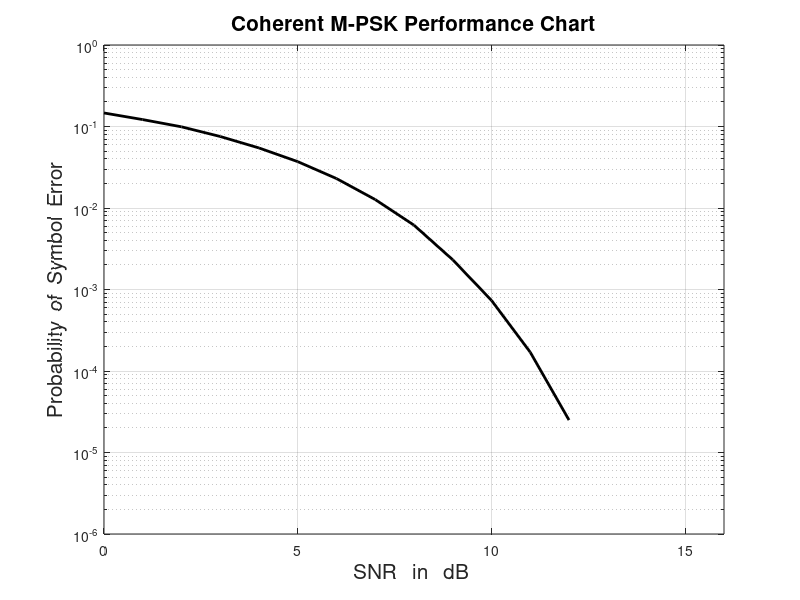

Source code (MATLAB):
% Performance evaluation of QPSK alone here
clear all;clc;tic;
Z=4; % Signifies the contellation size
noiter=100;  
len=1000;

SNR=0:1:16;  Es=1; No=Es./10.^(SNR/10);
codebook=(1/sqrt(2))*[-1-j -1+j 1-j 1+j];
% avgE=mean(abs(codebook).^2); % Average Energy of the constellation 

for loop=1:noiter,
      
    seq=randint(1,len,[1 Z]); % Mapping of Bits            
    TRANSseq=codebook(seq);

    % Generation of MPSK signal
    for i=1:length(No),
        % Noise generation
        noi=sqrt(1/2)*(randn(1,len)+j*randn(1,len));
        noise=sqrt(No(i))*noi;
        RECEIVEDseq=TRANSseq+noise;
        
    for k=1:len,
        [val pos]=min(abs(RECEIVEDseq(k)-codebook));
        decoded(k)=codebook(pos);
    end
    
    number=(decoded==TRANSseq); %Counting the errors. 
    pe(loop,i)=(len-sum(number))/len;
end

    fprintf('Finished %d Iteration for %d bits  in %f seconds  \n',loop,len,toc);
end

ensemble_avg=mean(pe/log2(Z));

figure,hnd=semilogy(SNR,ensemble_avg,'k-');grid;
set(hnd(1),'linewidth',2);
% set(hnd(2),'linewidth',2);
% legend('Theoretical','Practical');
axis([min(SNR) max(SNR) 10e-7 1]);

hnd=title('Coherent M-PSK Performance Chart');
set(hnd,'fontsize',15);
hnd=xlabel('SNR   in   dB ');
set(hnd,'fontsize',15);
hnd=ylabel('  Probability  of  Symbol  Error  ');
set(hnd,'fontsize',15);
